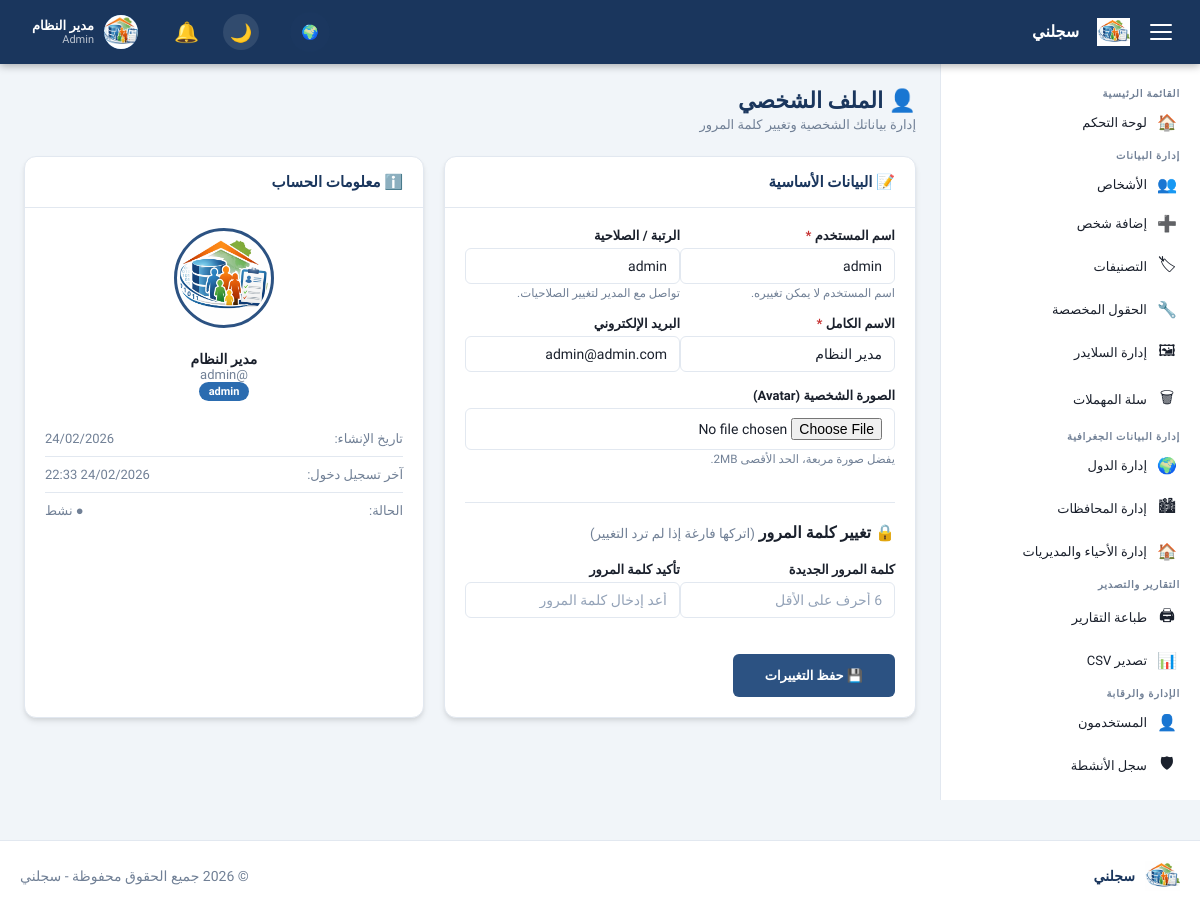
/admin/profile.php (signed in), run on an earlier commit of the app's database.
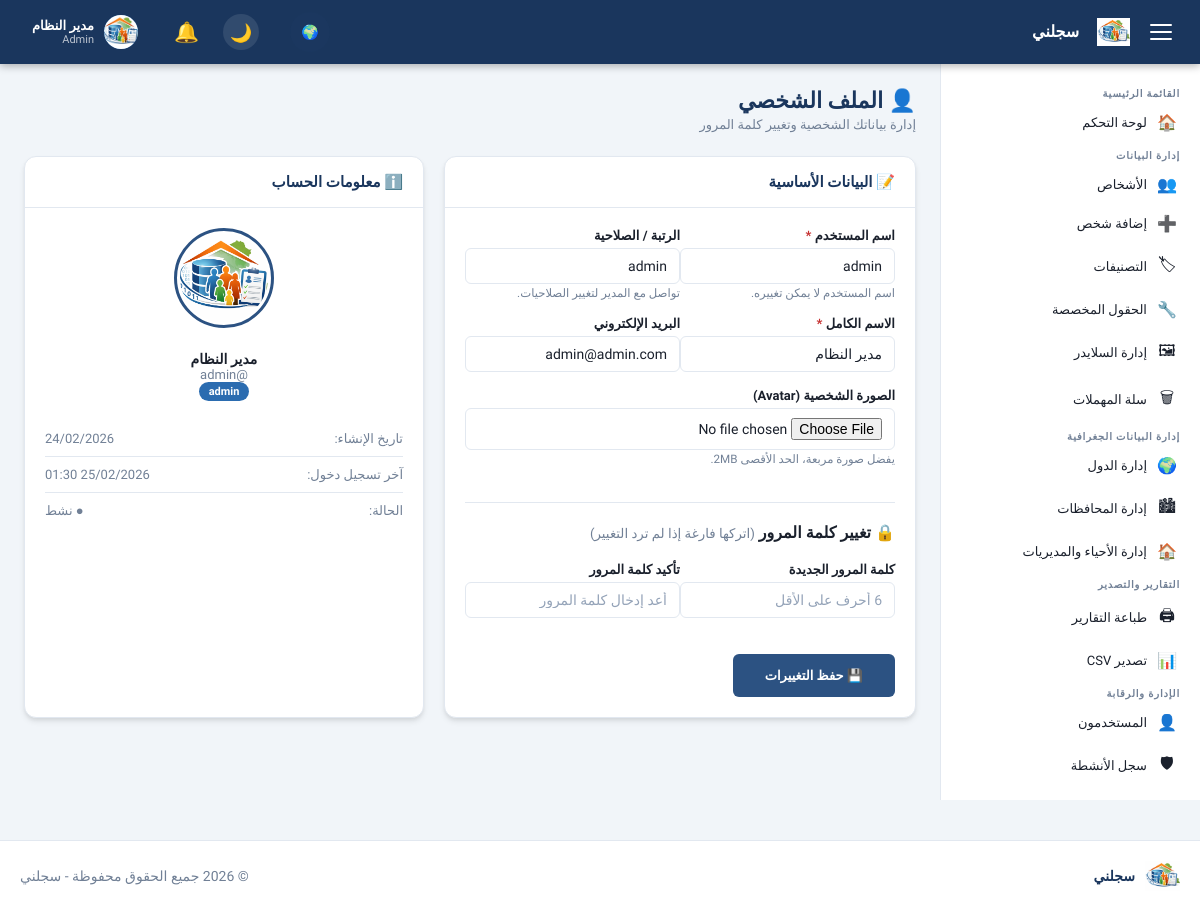
And on a later commit of the database.
### tables this page shows
CREATE TABLE `users` (
  `id` int UNSIGNED NOT NULL,
  `username` varchar(100) NOT NULL,
  `password` varchar(255) NOT NULL,
  `full_name` varchar(200) NOT NULL DEFAULT '',
  `email` varchar(200) NOT NULL DEFAULT '',
  `avatar` varchar(255) DEFAULT NULL,
  `role` enum('admin','manager','viewer') NOT NULL DEFAULT 'viewer',
  `is_active` tinyint(1) NOT NULL DEFAULT '1',
  `last_login` datetime DEFAULT NULL,
  `created_at` datetime NOT NULL DEFAULT CURRENT_TIMESTAMP
);

### config/db.php (called while the page is built, shortened)
<?php
function getDB(): PDO {
    static $pdo = null;
    if ($pdo === null) {
        $dsn = sprintf(
            'mysql:host=%s;port=%s;dbname=%s;charset=%s',
            DB_HOST, DB_PORT, DB_NAME, DB_CHARSET
        );
        $options = [
            PDO::ATTR_ERRMODE            => PDO::ERRMODE_EXCEPTION,
            PDO::ATTR_DEFAULT_FETCH_MODE => PDO::FETCH_ASSOC,
            PDO::ATTR_EMULATE_PREPARES   => false,
            PDO::MYSQL_ATTR_INIT_COMMAND => "SET NAMES utf8mb4 COLLATE utf8mb4_unicode_ci",
        ];
        try {
            $pdo = new PDO($dsn, DB_USER, DB_PASS, $options);
        } catch (PDOException $e) {
            if (DEV_MODE) {
                die('<div style="direction:rtl;font-family:Arial;padding:20px;background:#f8d7da;color:#721c24;border:1px solid #f5c6cb;border-radius:4px;">
                    <strong>خطأ في الاتصال بقاعدة البيانات:</strong><br>' .
                    htmlspecialchars($e->getMessage()) . '</div>');
            } else {
                die('<div style="direction:rtl;font-family:Arial;padding:20px;text-align:center;">
                    عذراً، حدث خطأ في النظام. يرجى المحاولة لاحقاً.</div>');
            }
        }
    }
    return $pdo;
}

### includes/auth.php (called while the page is built, shortened)
<?php
require_once __DIR__ . '/../config/db.php';
function isLoggedIn(): bool {
    return isset($_SESSION['user_id']) && !empty($_SESSION['user_id']);
}
function currentUser(): ?array {
    static $user = null;
    if ($user === null) {
        $stmt = getDB()->prepare("SELECT * FROM users WHERE id = ? AND is_active = 1");
        $stmt->execute([$_SESSION['user_id']]);
        $user = $stmt->fetch() ?: null;
    }
    return $user;
}
function hasRole(string ...$roles): bool {
    $user = currentUser();
    return in_array($user['role'], $roles);
}
function requireLogin(): void {
    $user = currentUser();
}

### includes/functions.php (called while the page is built, shortened)
<?php
require_once __DIR__ . '/../config/db.php';
function clean(string $input): string {
    return htmlspecialchars(trim($input), ENT_QUOTES | ENT_HTML5, 'UTF-8');
}
function formatDate(string $date, bool $withTime = false): string {
    $ts  = strtotime($date);
    $fmt = $withTime ? 'd/m/Y H:i' : 'd/m/Y';
    return date($fmt, $ts);
}

### admin/profile.php (the view, shortened to what the changed rows need)
<?php
require_once __DIR__ . '/../includes/header.php';
$user = currentUser();
?>
<div class="page-header">
    <div class="page-title-wrap">
        <h1 class="page-title">👤 الملف الشخصي</h1>
    </div>
</div>
<div class="dashboard-grid" style="grid-template-columns: 1fr 400px;">
    <div class="card">
        <div class="card-body">
            <form method="POST" enctype="multipart/form-data">
                <div class="form-grid form-grid--2">
                    <div class="form-group">
                        <label class="form-label required">اسم المستخدم</label>
                        <input type="text" class="form-control" value="<?= clean($user['username']) ?>" disabled>
                        <small class="text-muted">اسم المستخدم لا يمكن تغييره.</small>
                    </div>
                    <div class="form-group">
                        <label class="form-label">الرتبة / الصلاحية</label>
                        <input type="text" class="form-control" value="<?= clean($user['role']) ?>" disabled>
                        <small class="text-muted">تواصل مع المدير لتغيير الصلاحيات.</small>
                    </div>
                    <div class="form-group">
                        <label class="form-label required">الاسم الكامل</label>
                        <input type="text" name="full_name" class="form-control" value="<?= clean($user['full_name']) ?>" required>
                    </div>
                    <div class="form-group">
                        <label class="form-label">البريد الإلكتروني</label>
                        <input type="email" name="email" class="form-control" value="<?= clean($user['email']) ?>">
                    </div>
                </div>
            </form>
        </div>
    </div>
    <div class="card">
        <div class="card-body">
            <div class="text-center mb-20">
                <div class="user-avatar-wrap mb-20">
                    <?php if (!empty($user['avatar']) && file_exists(UPLOAD_PATH . '/avatars/' . $user['avatar'])): ?>
                        <img src="<?= UPLOAD_URL ?>/avatars/<?= clean($user['avatar']) ?>" alt="Avatar"
                             style="width: 100px; height: 100px; border-radius: 50%; object-fit: cover; border: 3px solid var(--primary-lt); padding: 3px;">
                    <?php else: ?>
                        <div class="user-avatar" style="width: 100px; height: 100px; font-size: 40px; margin: 0 auto;">
                            <?= mb_substr($user['full_name'] ?? 'م', 0, 1) ?>
                        </div>
                    <?php endif; ?>
                </div>
                <h4 style="margin: 0;"><?= clean($user['full_name']) ?></h4>
                <p class="text-muted" style="font-size: 13px;">@<?= clean($user['username']) ?></p>
                <span class="badge badge-info"><?= clean($user['role']) ?></span>
            </div>
            <div class="info-list" style="padding-right: 0; list-style: none;">
                <li style="display: flex; justify-content: space-between; padding: 10px 0; border-bottom: 1px solid var(--border);">
                    <span class="text-muted">تاريخ الإنشاء:</span>
                    <span><?= formatDate($user['created_at']) ?></span>
                </li>
                <li style="display: flex; justify-content: space-between; padding: 10px 0; border-bottom: 1px solid var(--border);">
                    <span class="text-muted">آخر تسجيل دخول:</span>
                    <span><?= $user['last_login'] ? formatDate($user['last_login'], true) : 'لأول مرة' ?></span>
                </li>
            </div>
        </div>
    </div>
</div>
<?php require_once __DIR__ . '/../includes/footer.php'; ?>

### includes/header.php (shortened to what the changed rows need)
<?php
require_once __DIR__ . '/../config/db.php';
require_once __DIR__ . '/functions.php';
require_once __DIR__ . '/auth.php';
requireLogin();
$user = currentUser();
?>
<!DOCTYPE html>
<html lang="ar" dir="rtl">
<head>
    <link rel="stylesheet" href="<?= APP_URL ?>/assets/css/style.css">
</head>
<body class="admin-body">
<nav class="topbar">
    <div class="topbar-inner">
        <div class="topbar-actions">
            <div class="user-menu" id="userMenuToggle">
                <?php if (!empty($user['avatar']) && file_exists(UPLOAD_PATH . '/avatars/' . $user['avatar'])): ?>
                    <img src="<?= UPLOAD_URL ?>/avatars/<?= clean($user['avatar']) ?>" alt="Avatar" class="user-avatar" style="object-fit: cover;">
                <?php else: ?>
                    <div class="user-avatar"><?= mb_substr($user['full_name'] ?? 'م', 0, 1) ?></div>
                <?php endif; ?>
                <div class="user-info">
                    <span class="user-name"><?= clean($user['full_name'] ?? '') ?></span>
                    <span class="user-role"><?= clean($user['role'] ?? '') ?></span>
                </div>
            </div>
        </div>
    </div>
</nav>
<main class="main-content" id="mainContent">
    <div class="content-wrapper">

What changed in the data, as far as the page shows it:
changed users "مدير النظام": last_login "24/02/2026 22:33" → "25/02/2026 01:30"
